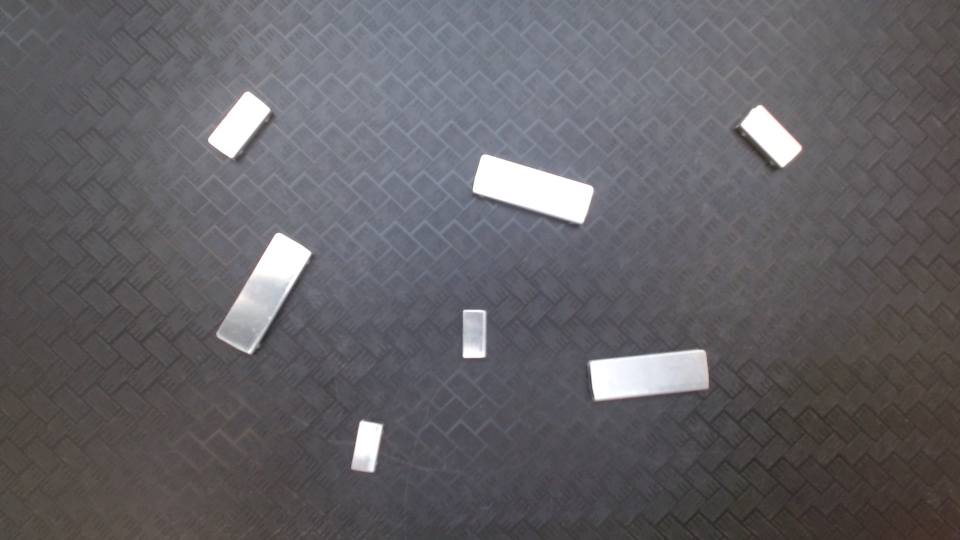
#> input picture slika.jpg, 1920 x 1080 px, given in place of the camera (shown at 1/2 size)
$ python orientation.py
#> lines starting #> are read from the running program, lines starting #| are printed output that depends on the picture; after the words box and inside, x2 and y2 are one past the last pixel; in counts of white or black regions, pixels touching at a corner belong together; long printed decimals are rounded
import cv2
from math import atan2, cos, sin, sqrt, pi
import numpy as np

def degreeToEuler(angle):

    euler_value = angle * (pi/180)

    return euler_value

def new_location(center, width, angle_z):

    z = 0 # fixed value
    location = [center[0] + width, center[1], z, 0, 0, angle_z] # location = [position_x, position_y, position_z, euler_x, euler_y, euler_z]

    return location

cap = cv2.VideoCapture(4)
# [9 lines of commented-out code are left out]
while cap.isOpened():

    # Read a frame from the webcam
    ret, frame = cap.read()
#> frame is the input picture: shape (1080, 1920, 3); mean B, G, R 101.1, 97.3, 99.2

    # treshold the image
    #_, thresh_frame = cv2.threshold(frame, 240, 255, cv2.THRESH_BINARY)

    #frame = frame[0:480,130:480]

    # Convert the frame to grayscale
    gray_frame = cv2.cvtColor(frame, cv2.COLOR_BGR2GRAY)

    # Convert image to binary
    _, bw = cv2.threshold(gray_frame, 80, 255, cv2.THRESH_BINARY | cv2.THRESH_OTSU)
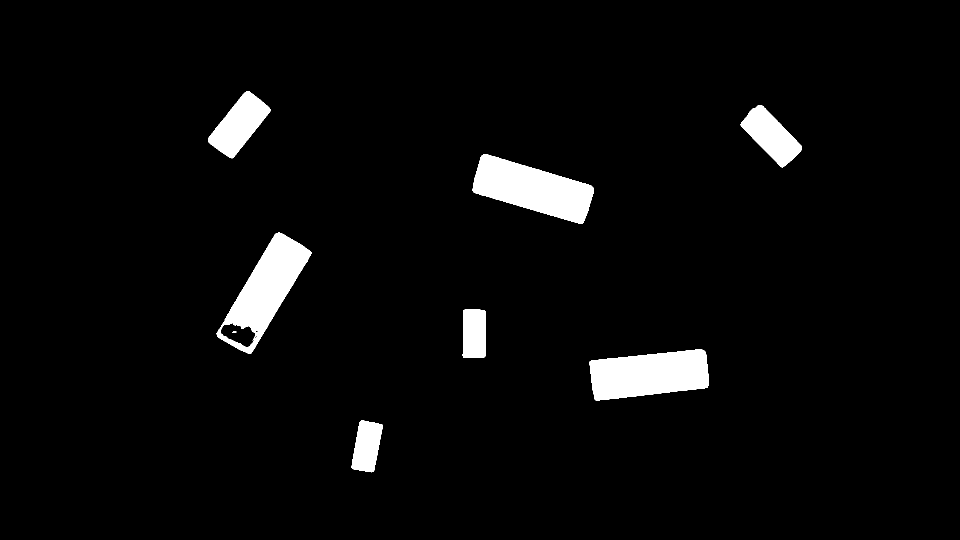
#> bw: shape (1080, 1920) (shown at 1/2 size); 3.9% white; 11 white regions (3 under 20 px)

    # Find all the contours in the thresholded image
    contours, _ = cv2.findContours(bw, cv2.RETR_LIST, cv2.CHAIN_APPROX_NONE)
#> contours = 18 contours, 10 with area under 20; largest, box (x1, y1, x2, y2) and area: (433, 465, 623, 708) 19520, (945, 308, 1188, 448) 18646, (1179, 699, 1417, 801) 18258, (416, 183, 541, 317) 8148, (1481, 210, 1604, 335) 7308, (703, 841, 765, 945) 4485, (925, 619, 972, 716) 4254, (440, 645, 511, 695) 2116

    for i, contour in enumerate(contours):

        # [15 lines of commented-out code are left out]
        rect = cv2.minAreaRect(contour)
        box = cv2.boxPoints(rect)
        box = np.int0(box)

        # Retrieve the key parameters of the rotated bounding box
        center = (int(rect[0][0]),int(rect[0][1]))
        width = int(rect[1][0])
        height = int(rect[1][1])
        angle = int(rect[2])

        euler_value = degreeToEuler(angle)
        location = new_location(center, width, euler_value)
        print(location)

        if width < height:
            angle = 90 - angle
        else:
            angle = -angle

        label = "  Angle: " + str(euler_value) + " rad"
        textbox = cv2.rectangle(gray_frame, (center[0]-35, center[1]-25),
            (center[0] + 295, center[1] + 10), (255,255,255), -1)
        cv2.putText(gray_frame, label, (center[0]-50, center[1]),
            cv2.FONT_HERSHEY_SIMPLEX, 0.7, (0,0,0), 1, cv2.LINE_AA)
        cv2.drawContours(gray_frame,[box],0,(0,0,255),2)
#> this loop made 18 passes
#> (rect, box, center, width, height, angle, euler_value, location) on passes 1, 2, 5, 7: (((733.7, 892.5), (99.21, 47.79), -79.38), [[748, 945], [701, 936], [719, 839], [766, 848]], (733, 892), 99, 47, 79, -1.38, [832, 892, 0, 0, 0, -1.38]), (((1298.6, 749), (234, 81.1), -5.87), [[1186, 801], [1178, 720], [1410, 696], [1419, 777]], (1298, 749), 234, 81, 5, -0.0873, [1532, 749, 0, 0, 0, -0.0873]), (((511.5, 673), (4.95, 3.54), -45), [[511, 676], [508, 673], [512, 670], [514, 672]], (511, 673), 4, 3, 45, -0.785, [515, 673, 0, 0, 0, -0.785]), (((468.5, 663.5), (3, 7), -90), [[472, 665], [465, 665], [465, 662], [472, 662]], (468, 663), 3, 7, 180, -1.57, [471, 663, 0, 0, 0, -1.57])
#> (contour, rect, box, width, height, angle, euler_value, location) on passes 3, 6, 9: ([[502, 688], [503, 687], [504, 688], [503, 689]], ((503, 688), (1.41, 1.41), -45), [[503, 689], [502, 688], [503, 687], [504, 688]], 1, 1, 45, -0.785, [504, 688, 0, 0, 0, -0.785]), ([[514, 664], [515, 663], [516, 664], [515, 665]], ((515, 664), (1.41, 1.41), -45), [[515, 665], [514, 664], [515, 663], [516, 664]], 1, 1, 45, -0.785, [516, 664, 0, 0, 0, -0.785]), ([[438, 659], [439, 658], [440, 659], [439, 660]], ((439, 659), (1.41, 1.41), -45), [[439, 660], [438, 659], [439, 658], [440, 659]], 1, 1, 45, -0.785, [440, 659, 0, 0, 0, -0.785])
#| [832, 892, 0, 0, 0, -1.379]
#| [1532, 749, 0, 0, 0, -0.08727]
#| [504, 688, 0, 0, 0, -0.7854]
#| [505, 680, 0, 0, 0, -1.571]
#| [515, 673, 0, 0, 0, -0.7854]
#| [516, 664, 0, 0, 0, -0.7854]
#| [471, 663, 0, 0, 0, -1.571]
#| [516, 661, 0, 0, 0, -0.7854]
#> (further printed lines are left out)
#> pass 2, `textbox = cv2.rectangle(gray_frame, (center[0]-35, center[1]-25), (cen..`:
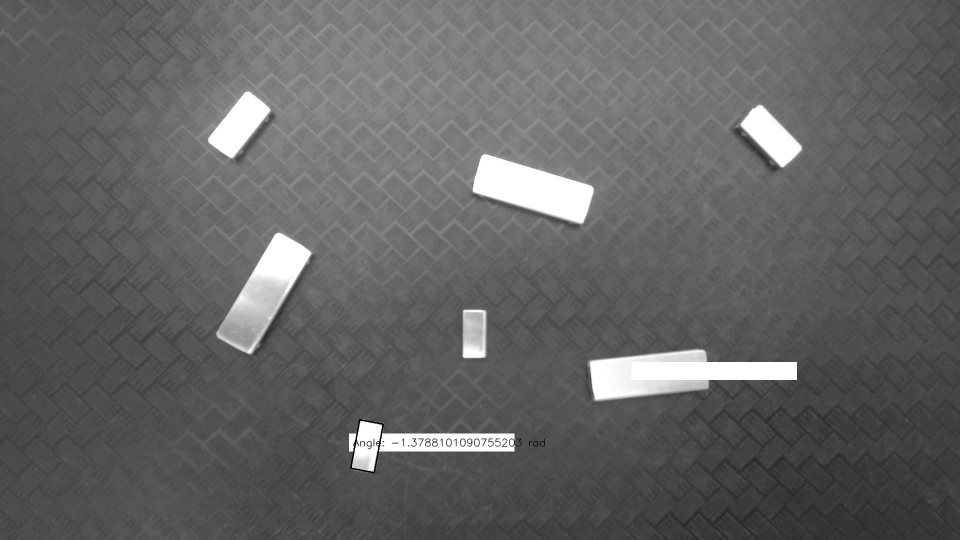
#> textbox: shape (1080, 1920) (shown at 1/2 size); min 0, max 255, mean 99.6
#> pass 3, `textbox = cv2.rectangle(gray_frame, (center[0]-35, center[1]-25), (cen..`:
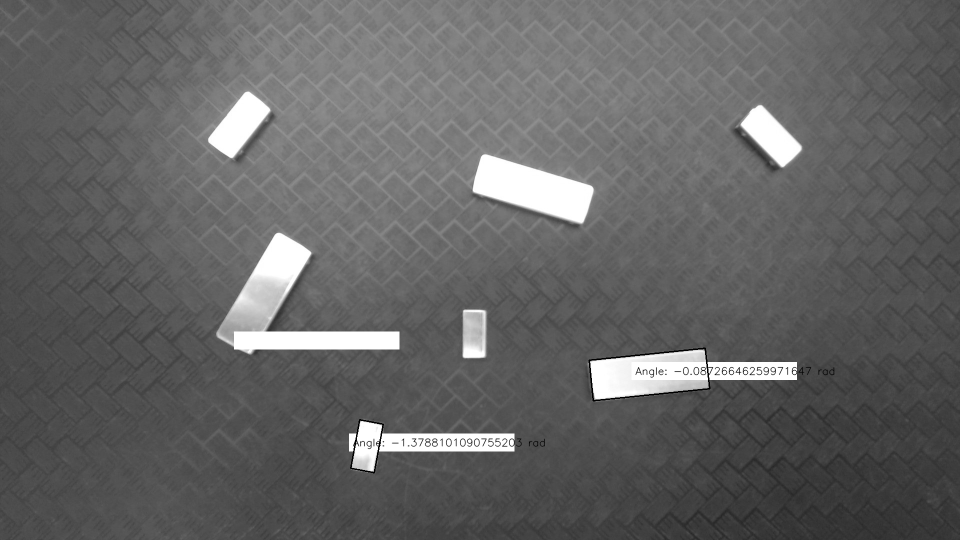
#> textbox: shape (1080, 1920) (shown at 1/2 size); 0.79% of pixels changed, all inside (x1, y1, x2, y2) = (468, 663, 1670, 803)
#> after the loop:
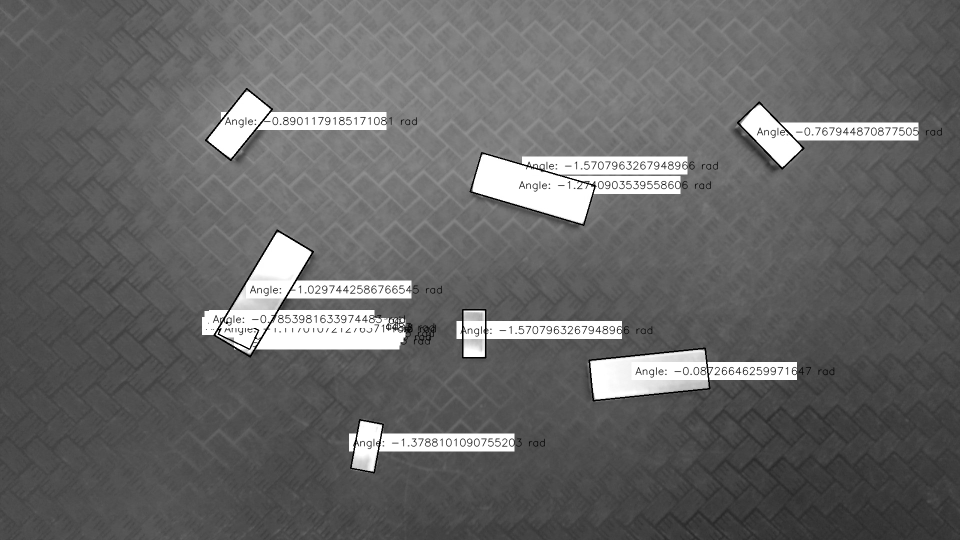
#> gray_frame: shape (1080, 1920) (shown at 1/2 size); min 0, max 255, mean 103.8

    cv2.imshow('Output Image', gray_frame)

    # Break the loop if 'q' is pressed
    if cv2.waitKey(1) & 0xFF == ord('q'):
#> (key q is pressed here)
        break

#> (the run stopped early here; a loop or call above may not have finished)
